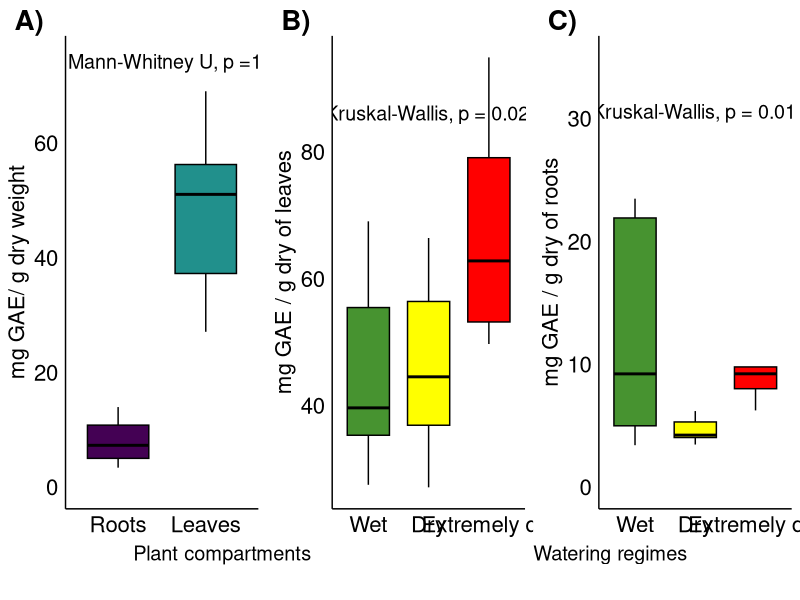
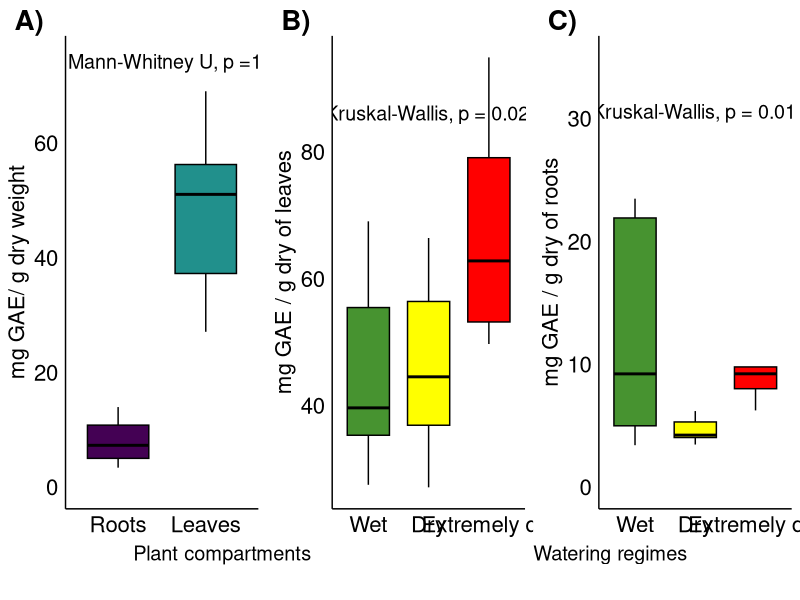
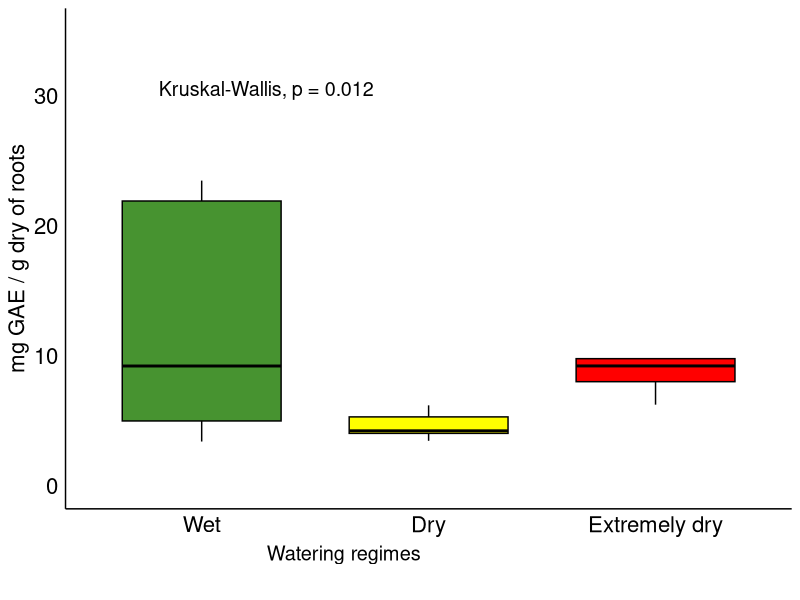

These charts were generated, in order, by the following R code:
## ---- chunk 1
#PHENOLIC CONTENT
library(tidyverse)
library(ggpubr)
library(viridis)
library(cowplot)
pallete = c("#479330", "#FFFF00", "#FF0000")


fenoles<- readxl::read_excel("../Data/FENOLES_FINAL.xlsx", sheet = 1, range = "A1:G82")
fenoles$Time <- factor(fenoles$tiempo,
                       levels = c("0", "2", "4", "6"),
                       labels = c("day0", "2 months", "4 months", "6 months"))
fenoles$Treatment <- factor(fenoles$T,
                            levels = c("1", "2", "3"),
                            labels = c("Wet", "Dry", "Extremely dry"))



q<- fenoles %>% filter(Time == "2 months") %>% ggboxplot(
  ., x = "Treatment", y = "hojas",outlier.shape = NA,
  palette = pallete, color= "black", fill = "Treatment", 
  xlab = "Time" , 
  ylab = "mg GAE / g dry of leaves")

q1<-q + stat_compare_means(aes(group= Treatment), label.y = 85, size=5)+ 
  font("legend.title", size = 8)+
  font("legend.text", size = 8)+theme(
    axis.title.x = element_blank(), 
    legend.position = "none",
    axis.ticks = element_blank(),
    axis.text = element_text(size = 16),
         axis.title.y = element_text(size = 16))



r<-  fenoles %>% filter(Time == "2 months") %>% 
  ggboxplot(
  ., x = "Treatment", y = "raices", 
  palette = pallete, color= "black", fill = "Treatment",
  legend="none",outlier.shape = NA,
  xlab = "Time", ylab = "mg GAE / g dry of roots")
r1<-r +  stat_compare_means(aes(group= Treatment), label.y = 30, size=5)+
  theme(
      axis.title.x = element_blank(), 
  axis.ticks = element_blank(),
  axis.text = element_text(size = 16),
         axis.title.y = element_text(size = 16))+scale_y_continuous(limits = c(0,35))


pallete2<- viridis_pal()(3)

fenoles2<- fenoles %>% gather(raices:hojas ,key = "parte", value = "fenoles")
colnames(fenoles2)
head(fenoles2)
fenoles2$Part <- factor(fenoles2$parte,
                        levels = c("raices", "hojas"),
                        labels = c("Roots", "Leaves"))

s<-fenoles2 %>% filter(Time == "2 months") %>% ggboxplot(
  ., x = "Part", y = "fenoles", outlier.shape = NA,
  palette = pallete2, color= "black", fill = "Part",
  xlab = "Part of the plant", 
  ylab = "mg GAE/ g dry weight")

s1<-s +   stat_compare_means(label.y = 73, size=5,show.legend = F, aes(
  label = paste0("Mann-Whitney U, p =", ..p.format..)))+ 
  font( "legend.title", size = 16)+
  font("legend.text", size = 16) +
  theme(legend.key.height= unit(4, 'mm'),legend.title = element_blank(),
        legend.key.width= unit(4, 'mm'),legend.position = "none")+
  theme( axis.title.x = element_blank(), 
         axis.ticks = element_blank(), 
         axis.text = element_text(size = 16),
         axis.title.y = element_text(size = 16))+
  scale_y_continuous(limits = c(0,75))




#joinning plots

s2<- s1+ggtitle("Plant compartments")
q2<- q1+ggtitle("Watering regimes")
r2<- r1+ggtitle("Watering regimes")
t1<- get_title(s2)
t2<- get_title(q2)

ts<- plot_grid(NULL, t1,NULL,NULL, t2,NULL, ncol = 6, nrow = 1) 
  
third<- plot_grid(s1+ggtitle(""), q1+ggtitle(""),
                  r1+ggtitle(""), ncol = 3, align = "vh",axis = "l",
                  labels = c( "A)","B)", "C)"), label_size = 20)

third_2<- plot_grid(third, ts, ncol = 1, nrow = 2, rel_heights = c(1,0.1))

third_2

ls<- plot_grid(NULL, t2, NULL, ncol = 3)
last<- plot_grid(r1, ls, nrow = 2, rel_heights = c(1,0.1))

ggsave('../Figures/Fig6.eps', width = 12, height = 5, dpi = 300, plot = third_2)
ggsave('../Figures/Fig6_roots.eps', width = 5, height = 4, dpi = 300, plot = last)


